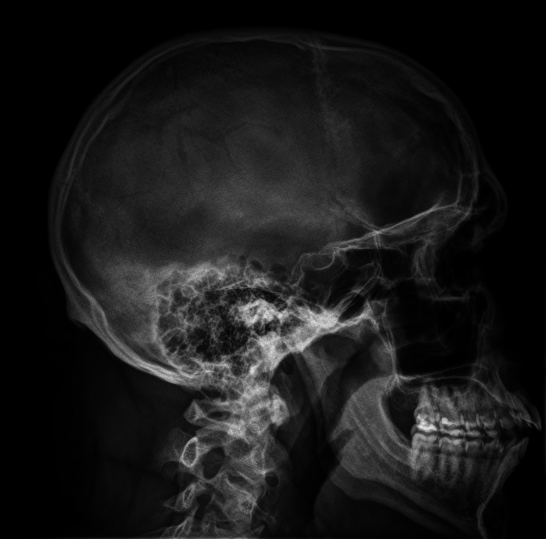
#> input picture zdjecia/zdjeciaPakiet3/czaszka.png, 1092 x 1078 px, found by its file name (shown at 1/2 size)
$ python zad6.py
#> lines starting #> are read from the running program, lines starting #| are printed output that depends on the picture
import cv2
import matplotlib.pyplot as plt
import numpy as np

# Wczytanie obrazu w kolorze
image = cv2.imread("zdjecia/zdjeciaPakiet3/czaszka.png")
#> image is the input picture: shape (1078, 1092, 3); min 0, max 238, mean 24.6
if image is None:
    print("Błąd: Obraz nie został wczytany.")
    exit()


# Funkcja do mapowania wartości zgodnie z diagramem
def piecewise_linear_transform_color(img):
    output = np.zeros_like(img, dtype=np.uint8)

    for channel in range(3):  # Dla każdego kanału R, G, B
        for g in range(256):
            if 0 <= g <= 31:
                output[:, :, channel][img[:, :, channel] == g] = int((255 / 31) * g)
            elif 31 < g <= 95:
                output[:, :, channel][img[:, :, channel] == g] = int(
                    255 - ((255 / 64) * (g - 31))
                )
            elif 95 < g <= 159:
                output[:, :, channel][img[:, :, channel] == g] = int(
                    ((255 / 64) * (g - 95))
                )
            elif 159 < g <= 223:
                output[:, :, channel][img[:, :, channel] == g] = int(
                    255 - ((255 / 64) * (g - 159))
                )
            elif 223 < g <= 255:
                output[:, :, channel][img[:, :, channel] == g] = int(
                    ((255 / 32) * (g - 223))
                )
    return output


# Zastosowanie transformacji
transformed_image = piecewise_linear_transform_color(image)
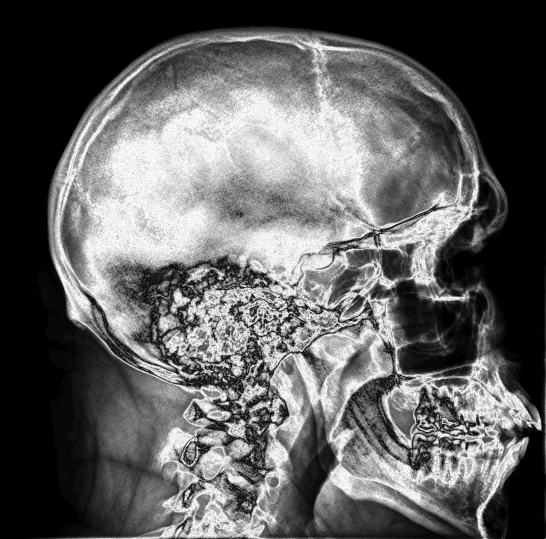
#> transformed_image: shape (1078, 1092, 3) (shown at 1/2 size); min 0, max 255, mean 96.4

# Zapisanie i wyświetlenie wyników
cv2.imwrite("transformed_czaszka_color.png", transformed_image)

# Wizualizacja
plt.figure(figsize=(12, 6))

# Oryginalny obraz
plt.subplot(1, 2, 1)
plt.imshow(cv2.cvtColor(image, cv2.COLOR_BGR2RGB))
plt.title("Oryginalny obraz")
plt.axis("off")

# Obraz po transformacji
plt.subplot(1, 2, 2)
plt.imshow(cv2.cvtColor(transformed_image, cv2.COLOR_BGR2RGB))
plt.title("Obraz po transformacji")
plt.axis("off")

plt.tight_layout()
plt.show()
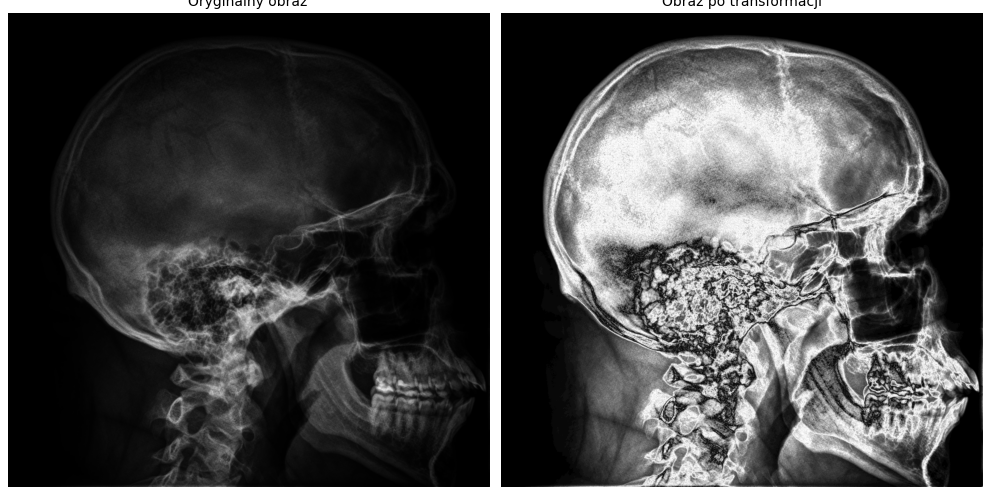
#> figure drawn by matplotlib, 2 panels
